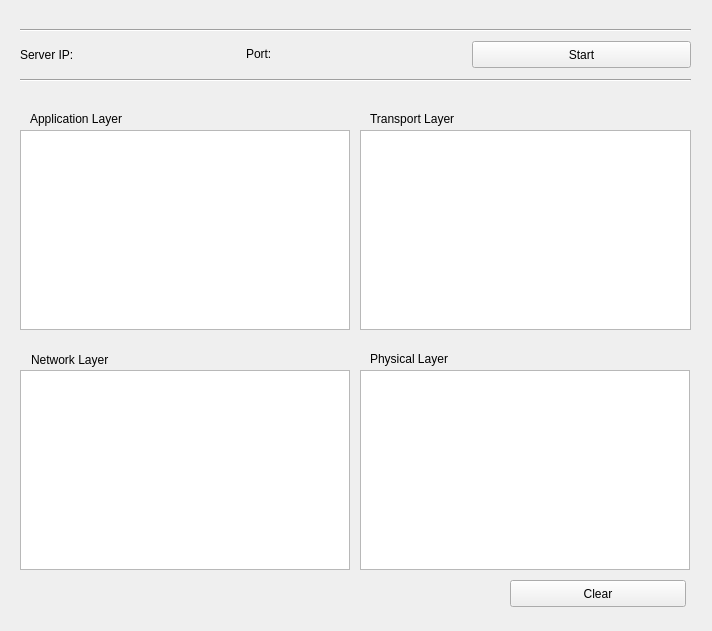
<?xml version="1.0" encoding="UTF-8"?>
<ui version="4.0">
 <class>ServerWidget</class>
 <widget class="QWidget" name="ServerWidget">
  <property name="geometry">
   <rect>
    <x>0</x>
    <y>0</y>
    <width>712</width>
    <height>631</height>
   </rect>
  </property>
  <property name="windowTitle">
   <string>Form</string>
  </property>
  <widget class="QPushButton" name="clearButton">
   <property name="geometry">
    <rect>
     <x>510</x>
     <y>580</y>
     <width>176</width>
     <height>27</height>
    </rect>
   </property>
   <property name="text">
    <string>Clear</string>
   </property>
  </widget>
  <widget class="Line" name="line">
   <property name="geometry">
    <rect>
     <x>20</x>
     <y>70</y>
     <width>671</width>
     <height>20</height>
    </rect>
   </property>
   <property name="orientation">
    <enum>Qt::Horizontal</enum>
   </property>
  </widget>
  <widget class="Line" name="line_2">
   <property name="geometry">
    <rect>
     <x>20</x>
     <y>20</y>
     <width>671</width>
     <height>20</height>
    </rect>
   </property>
   <property name="orientation">
    <enum>Qt::Horizontal</enum>
   </property>
  </widget>
  <widget class="QTextEdit" name="transportLOut">
   <property name="geometry">
    <rect>
     <x>360</x>
     <y>130</y>
     <width>331</width>
     <height>200</height>
    </rect>
   </property>
   <property name="readOnly">
    <bool>true</bool>
   </property>
   <property name="html">
    <string>&lt;!DOCTYPE HTML PUBLIC &quot;-//W3C//DTD HTML 4.0//EN&quot; &quot;http://www.w3.org/TR/REC-html40/strict.dtd&quot;&gt;
&lt;html&gt;&lt;head&gt;&lt;meta name=&quot;qrichtext&quot; content=&quot;1&quot; /&gt;&lt;style type=&quot;text/css&quot;&gt;
p, li { white-space: pre-wrap; }
&lt;/style&gt;&lt;/head&gt;&lt;body style=&quot; font-family:'Ubuntu'; font-size:11pt; font-weight:400; font-style:normal;&quot;&gt;
&lt;p style=&quot;-qt-paragraph-type:empty; margin-top:0px; margin-bottom:0px; margin-left:0px; margin-right:0px; -qt-block-indent:0; text-indent:0px;&quot;&gt;&lt;br /&gt;&lt;/p&gt;&lt;/body&gt;&lt;/html&gt;</string>
   </property>
  </widget>
  <widget class="QLabel" name="label_9">
   <property name="geometry">
    <rect>
     <x>370</x>
     <y>350</y>
     <width>97</width>
     <height>17</height>
    </rect>
   </property>
   <property name="text">
    <string>Physical Layer</string>
   </property>
  </widget>
  <widget class="QTextEdit" name="physicalLOut">
   <property name="geometry">
    <rect>
     <x>360</x>
     <y>370</y>
     <width>330</width>
     <height>200</height>
    </rect>
   </property>
   <property name="readOnly">
    <bool>true</bool>
   </property>
  </widget>
  <widget class="QWidget" name="layoutWidget">
   <property name="geometry">
    <rect>
     <x>20</x>
     <y>40</y>
     <width>671</width>
     <height>29</height>
    </rect>
   </property>
   <layout class="QHBoxLayout" name="horizontalLayout_4">
    <item>
     <widget class="QLabel" name="serverIPLabel">
      <property name="text">
       <string>Server IP:</string>
      </property>
     </widget>
    </item>
    <item>
     <widget class="QLabel" name="portLabel">
      <property name="sizePolicy">
       <sizepolicy hsizetype="Preferred" vsizetype="Maximum">
        <horstretch>0</horstretch>
        <verstretch>0</verstretch>
       </sizepolicy>
      </property>
      <property name="text">
       <string>Port:</string>
      </property>
     </widget>
    </item>
    <item>
     <widget class="QPushButton" name="startButton">
      <property name="maximumSize">
       <size>
        <width>219</width>
        <height>27</height>
       </size>
      </property>
      <property name="text">
       <string>Start</string>
      </property>
      <property name="checkable">
       <bool>false</bool>
      </property>
     </widget>
    </item>
   </layout>
  </widget>
  <widget class="QLabel" name="label_7">
   <property name="geometry">
    <rect>
     <x>370</x>
     <y>110</y>
     <width>108</width>
     <height>17</height>
    </rect>
   </property>
   <property name="text">
    <string>Transport Layer</string>
   </property>
  </widget>
  <widget class="QTextEdit" name="applicationLOut">
   <property name="geometry">
    <rect>
     <x>20</x>
     <y>130</y>
     <width>330</width>
     <height>200</height>
    </rect>
   </property>
   <property name="documentTitle">
    <string/>
   </property>
   <property name="readOnly">
    <bool>true</bool>
   </property>
   <property name="html">
    <string>&lt;!DOCTYPE HTML PUBLIC &quot;-//W3C//DTD HTML 4.0//EN&quot; &quot;http://www.w3.org/TR/REC-html40/strict.dtd&quot;&gt;
&lt;html&gt;&lt;head&gt;&lt;meta name=&quot;qrichtext&quot; content=&quot;1&quot; /&gt;&lt;style type=&quot;text/css&quot;&gt;
p, li { white-space: pre-wrap; }
&lt;/style&gt;&lt;/head&gt;&lt;body style=&quot; font-family:'Ubuntu'; font-size:11pt; font-weight:400; font-style:normal;&quot;&gt;
&lt;p style=&quot;-qt-paragraph-type:empty; margin-top:0px; margin-bottom:0px; margin-left:0px; margin-right:0px; -qt-block-indent:0; text-indent:0px;&quot;&gt;&lt;br /&gt;&lt;/p&gt;&lt;/body&gt;&lt;/html&gt;</string>
   </property>
  </widget>
  <widget class="QLabel" name="label_8">
   <property name="geometry">
    <rect>
     <x>31</x>
     <y>351</y>
     <width>102</width>
     <height>17</height>
    </rect>
   </property>
   <property name="text">
    <string>Network Layer</string>
   </property>
  </widget>
  <widget class="QTextEdit" name="networkLOut">
   <property name="geometry">
    <rect>
     <x>20</x>
     <y>370</y>
     <width>330</width>
     <height>200</height>
    </rect>
   </property>
   <property name="readOnly">
    <bool>true</bool>
   </property>
  </widget>
  <widget class="QLabel" name="label_6">
   <property name="geometry">
    <rect>
     <x>30</x>
     <y>110</y>
     <width>120</width>
     <height>17</height>
    </rect>
   </property>
   <property name="text">
    <string>Application Layer</string>
   </property>
  </widget>
 </widget>
 <resources/>
 <connections/>
</ui>
